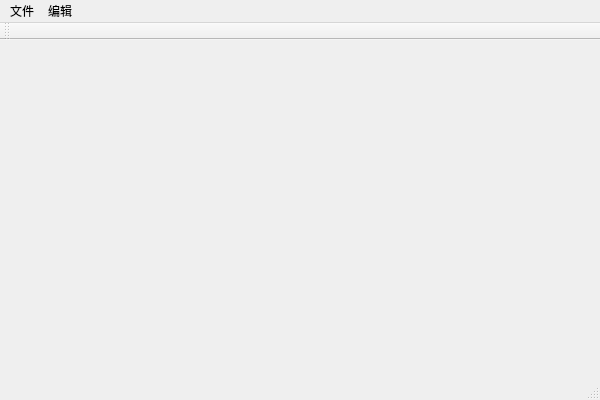
<?xml version="1.0" encoding="UTF-8"?>
<ui version="4.0">
 <class>SuikaGraphicsClass</class>
 <widget class="QMainWindow" name="SuikaGraphicsClass">
  <property name="geometry">
   <rect>
    <x>0</x>
    <y>0</y>
    <width>600</width>
    <height>400</height>
   </rect>
  </property>
  <property name="windowTitle">
   <string>SuikaGraphics</string>
  </property>
  <property name="styleSheet">
   <string notr="true"/>
  </property>
  <widget class="QWidget" name="centralwidget">
   <widget class="QDirect3D12Widget" name="view" native="true">
    <property name="geometry">
     <rect>
      <x>90</x>
      <y>60</y>
      <width>421</width>
      <height>231</height>
     </rect>
    </property>
   </widget>
  </widget>
  <widget class="QMenuBar" name="menuBar">
   <property name="geometry">
    <rect>
     <x>0</x>
     <y>0</y>
     <width>600</width>
     <height>26</height>
    </rect>
   </property>
   <widget class="QMenu" name="menu">
    <property name="title">
     <string>文件</string>
    </property>
   </widget>
   <widget class="QMenu" name="menu_2">
    <property name="title">
     <string>编辑</string>
    </property>
   </widget>
   <addaction name="menu"/>
   <addaction name="menu_2"/>
  </widget>
  <widget class="QToolBar" name="mainToolBar">
   <attribute name="toolBarArea">
    <enum>TopToolBarArea</enum>
   </attribute>
   <attribute name="toolBarBreak">
    <bool>false</bool>
   </attribute>
  </widget>
  <widget class="QStatusBar" name="statusBar"/>
 </widget>
 <layoutdefault spacing="6" margin="11"/>
 <customwidgets>
  <customwidget>
   <class>QDirect3D12Widget</class>
   <extends>QWidget</extends>
   <header>source\QDirect3D12Widget\QDirect3D12Widget.h</header>
   <container>1</container>
  </customwidget>
 </customwidgets>
 <resources>
  <include location="SuikaGraphics.qrc"/>
 </resources>
 <connections/>
</ui>
